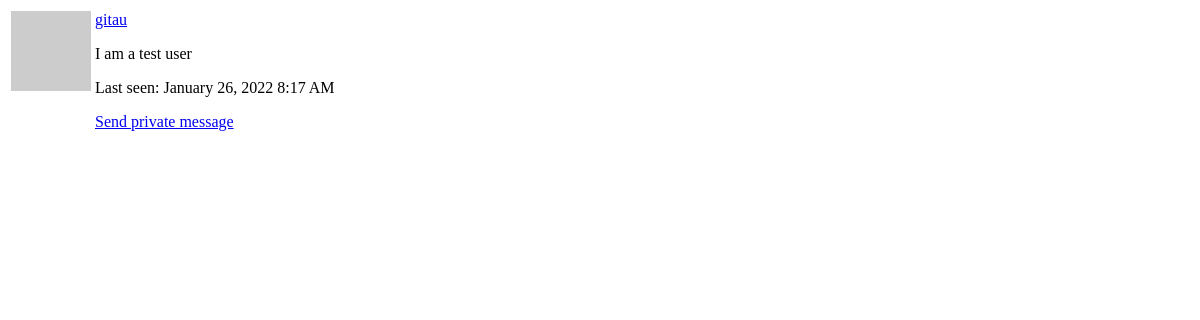
The page /user/gitau/popup (signed in) on the database as committed earlier.
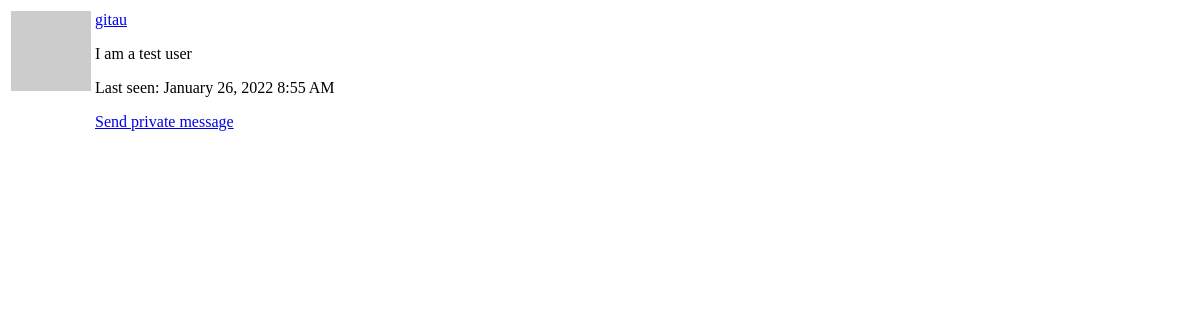
The same page on the database as committed later.
### app/models.py (models this page shows, shortened)
class User(UserMixin, db.Model):
    __table_name__ = 'users'
    id = db.Column(db.Integer, primary_key=True)
    username = db.Column(db.String(64), index=True, unique=True)
    email = db.Column(db.String(64), index=True, unique=True)
    password_hash = db.Column(db.String(128))
    about_me = db.Column(db.String(120))
    last_seen = db.Column(db.DateTime, default=datetime.utcnow)
    posts = db.relationship('Post', backref='author', lazy='dynamic')
    messages_sent = db.relationship(
        'Message',
        foreign_keys='Message.sender_id',
        backref='author',
        lazy='dynamic')
    messages_received = db.relationship(
        'Message',
        foreign_keys='Message.recipient_id',
        backref='recipient',
        lazy='dynamic')
    last_message_read_time = db.Column(db.DateTime)
    notifications = db.relationship(
        'Notification',
        backref='user',
        lazy='dynamic')
    def avatar(self, size):
        digest = md5(self.email.lower().encode('utf-8')).hexdigest()
        return f'https://www.gravatar.com/avatar/{digest}?d=identicon&s={size}'

### app/routes.py (the view)
@app.route('/user/<username>/popup')
@login_required
def user_popup(username):
    user = User.query.filter_by(username=username).first_or_404()
    return render_template(
        'user_popup.html',
        user=user)

### app/models.py (called while the page is built)
@login.user_loader
def load_user(id):
    return User.query.get(int(id))

### app/routes.py (called while the page is built)
@app.before_request
def before_request():
    if current_user.is_authenticated:
        current_user.last_seen = datetime.utcnow()
        db.session.commit()

### app/templates/user_popup.html (shortened to what this page needs)
<table class="table table-hover">
    <tr valign='top'>
        <td width='70px'>
            <img src=" {{ user.avatar(36) }} ">
        </td>
        <td>
            <p>
                <a href="{{ url_for('user', username=user.username) }}">
                    {{ user.username }}
                </a>
            </p>
            {% if user.about_me %}
            <p>
                    {{ user.about_me }}
            </p>
            {% endif %}
            <p>
                    Last seen: {{ moment(user.last_seen).format('LLL') }}
            </p>
            {% if user != current_user %}
                <p>
                    <a href=" {{ url_for('send_message', recipient=user.username) }} ">
                        Send private message
                    </a>
                </p>
            {% endif %}
        </td>
    </tr>
</table>

Rows that differ between the two databases and show on the page:
changed User "gitau": last_seen "January 26, 2022 8:17 AM" → "January 26, 2022 8:55 AM"
